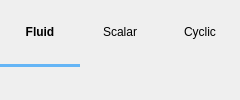
          <widget class="QFrame" name="tab_frame">
           <property name="styleSheet">
            <string notr="true">QPushButton:hover {color:#64B5F6; background-color: transparent;}
                     QPushButton:pressed {color: #64B5F6; background-color: transparent;}
                     QPushButton:checked { font: bold; background-color: transparent;}</string>
           </property>
           <property name="frameShape">
            <enum>QFrame::NoFrame</enum>
           </property>
           <property name="frameShadow">
            <enum>QFrame::Plain</enum>
           </property>
           <layout class="QGridLayout" name="tab_layout">
            <property name="leftMargin">
             <number>0</number>
            </property>
            <property name="topMargin">
             <number>0</number>
            </property>
            <property name="rightMargin">
             <number>0</number>
            </property>
            <property name="bottomMargin">
             <number>10</number>
            </property>
            <property name="spacing">
             <number>0</number>
            </property>
            <item row="1" column="0">
             <widget class="Line" name="tab_underline">
              <property name="sizePolicy">
               <sizepolicy hsizetype="Preferred" vsizetype="Fixed">
                <horstretch>0</horstretch>
                <verstretch>0</verstretch>
               </sizepolicy>
              </property>
              <property name="minimumSize">
               <size>
                <width>0</width>
                <height>3</height>
               </size>
              </property>
              <property name="maximumSize">
               <size>
                <width>16777215</width>
                <height>3</height>
               </size>
              </property>
              <property name="styleSheet">
               <string notr="true">QWidget{
	                   background-color: #64B5F6;
	                   border-color: #64B5F6;
                           }</string>
              </property>
              <property name="lineWidth">
               <number>0</number>
              </property>
              <property name="orientation">
               <enum>Qt::Horizontal</enum>
              </property>
             </widget>
            </item>
            <item row="0" column="0">
             <widget class="QPushButton" name="pushbutton_fluid">
              <property name="font">
               <font>
                <weight>75</weight>
                <bold>true</bold>
               </font>
              </property>
              <property name="text">
               <string>Fluid</string>
              </property>
              <property name="flat">
               <bool>true</bool>
              </property>
             </widget>
            </item>
            <item row="0" column="1">
             <widget class="QPushButton" name="pushbutton_scalar">
              <property name="text">
               <string>Scalar</string>
              </property>
              <property name="flat">
               <bool>true</bool>
              </property>
             </widget>
            </item>
            <item row="0" column="2">
             <widget class="QPushButton" name="pushbutton_cyclic">
              <property name="text">
               <string>Cyclic</string>
              </property>
              <property name="flat">
               <bool>true</bool>
              </property>
             </widget>
            </item>
           </layout>
          </widget>
